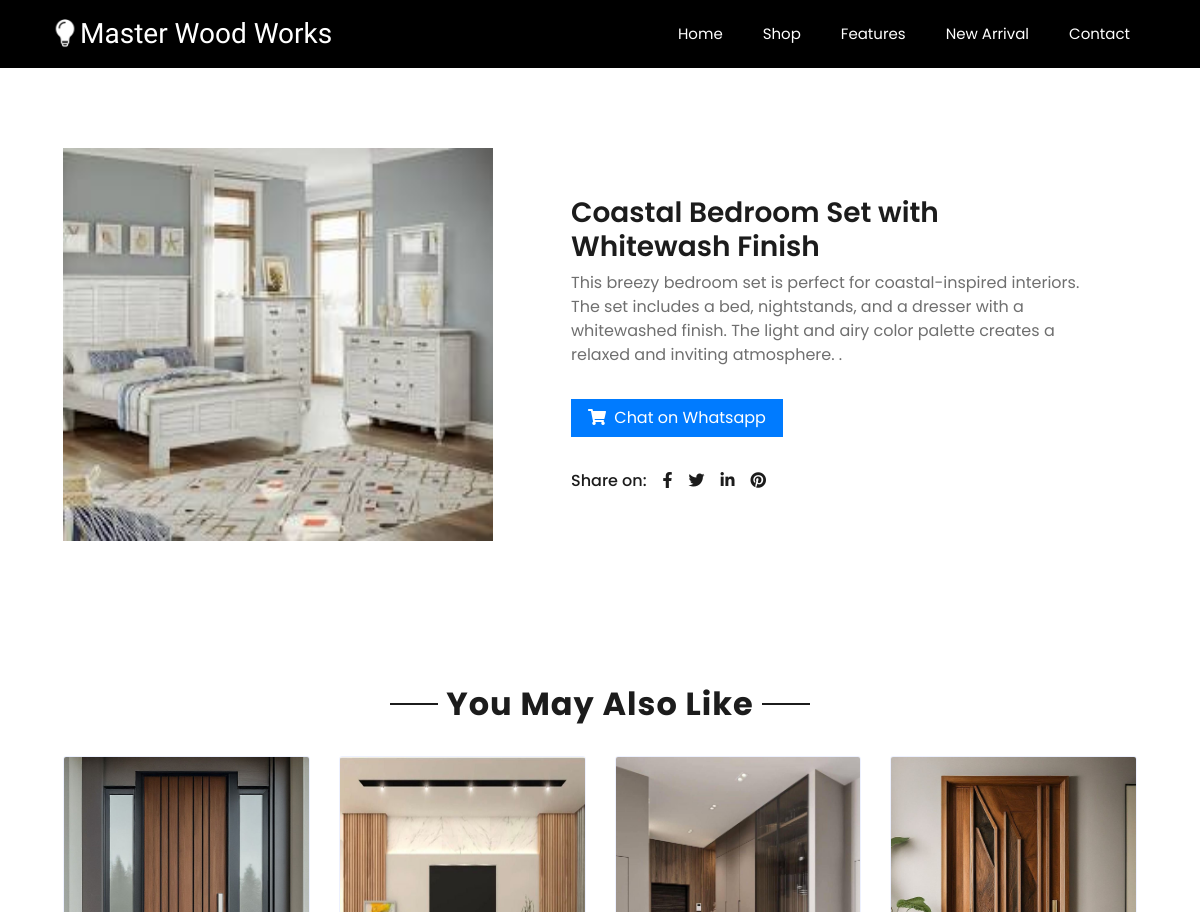
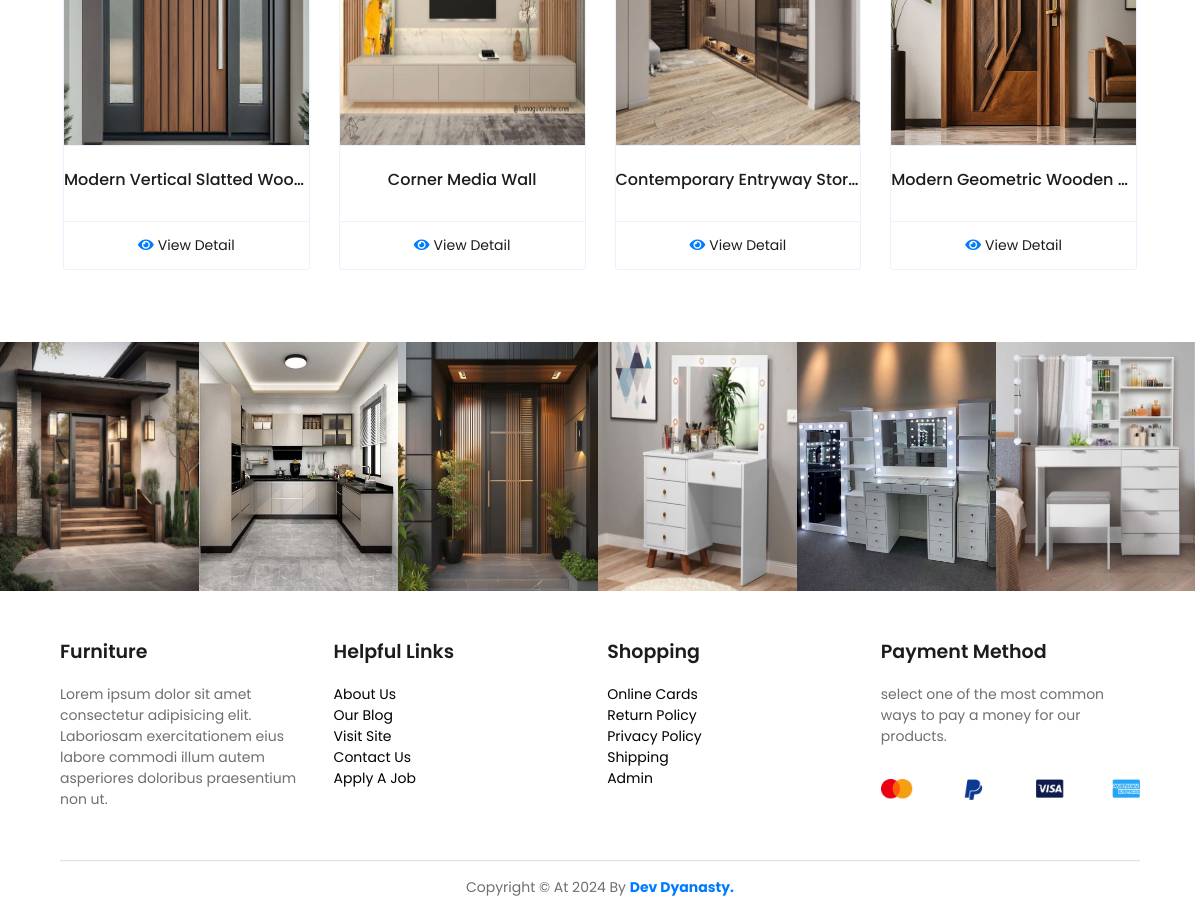
The app's page /detail.php?product_id=133 with its own data (2 pictures, top to bottom).
### tables this page shows
CREATE TABLE `product` (
  `id` int(11) NOT NULL,
  `p_name` varchar(255) DEFAULT NULL,
  `p_img` varchar(255) DEFAULT NULL,
  `p_category` varchar(255) DEFAULT NULL,
  `p_description` longtext DEFAULT NULL
);

### detail.php (the view, shortened to what this page needs)
<?php
include 'connect.php';
if (isset($_GET['product_id'])) {
    $product_id = $_GET['product_id'];
    $sql = "SELECT * FROM product WHERE id = '$product_id'";
    $result = mysqli_query($connection, $sql);
    $row = mysqli_fetch_assoc($result);
include 'header.php';
?>
<link rel="stylesheet" href="detail.css">
<link href="https://cdnjs.cloudflare.com/ajax/libs/font-awesome/5.10.0/css/all.min.css" rel="stylesheet" />
<link rel="stylesheet" href="https://cdnjs.cloudflare.com/ajax/libs/OwlCarousel2/2.3.4/assets/owl.carousel.css" />
<link rel="stylesheet" href="https://cdnjs.cloudflare.com/ajax/libs/OwlCarousel2/2.3.4/assets/owl.theme.default.css" />
<div class="container-fluid py-5" style="margin-top: 100px">
    <div class="row px-xl-5">
        <div class="col-lg-5 pb-5" style="max-height: 500px">
            <img class="w-100 h-100" src="product_img/<?php echo $row['p_img'] ?>" alt="Image" />
        </div>
        <div class="col-lg-7 pb-5 d-flex justify-content-center align-items-center">
            <div class="container-fluid p-5">
            <h3 class="font-weight-semi-bold"><?php echo $row['p_name'] ?> </h3>
            <p class="mb-4"><?php echo $row['p_description'] ?> .</p>
            <div class="d-flex align-items-center mb-4 pt-2">
                <a href=" https://wa.me/+923152027265" class="btn btn-primary px-3"><i class="fa fa-shopping-cart mr-1"></i> Chat on Whatsapp</a>
            </div>
            <div class="d-flex pt-2">
                <p class="text-dark font-weight-medium mb-0 mr-2">Share on:</p>
                <div class="d-inline-flex">
                    <a class="text-dark px-2" href="">
                        <i class="fab fa-facebook-f"></i>
                    </a>
                    <a class="text-dark px-2" href="">
                        <i class="fab fa-twitter"></i>
                    </a>
                    <a class="text-dark px-2" href="">
                        <i class="fab fa-linkedin-in"></i>
                    </a>
                    <a class="text-dark px-2" href="">
                        <i class="fab fa-pinterest"></i>
                    </a>
                </div>
            </div>
            </div>
        </div>
    </div>
</div>
<div class="container-fluid py-5">
    <div class="text-center mb-4">
        <h2 class="section-title px-5"><span class="px-2">You May Also Like</span></h2>
    </div>
    <div class="row px-xl-5">
        <div class="col">
            <div class="owl-carousel related-carousel">
                <?php
                $sql = "SELECT * FROM product ORDER BY RAND() LIMIT 8";
                $result = mysqli_query($connection, $sql);
                foreach($result as $row){
                ?>
                <div class="card product-item border-0">
                    <div class="card-header product-img position-relative overflow-hidden bg-transparent border p-0">
                        <img class="img-fluid w-100" style="height: 300px" src="product_img/<?php echo $row['p_img'] ?>" alt="" />
                    </div>
                    <div class="card-body border-left border-right text-center p-0 pt-4 pb-3">
                        <h6 class="text-truncate mb-3"><?php echo $row['p_name'] ?></h6>
                    </div>
                    <div class="card-footer d-flex justify-content-center bg-light border">
                        <a href="detail.php?product_id=<?php echo $row['id'] ?>" class="btn btn-sm text-dark p-0"><i class="fas fa-eye text-primary mr-1"></i>View Detail</a>
                    </div>
                </div>
                <?php
                }
                ?>
            </div>
        </div>
    </div>
</div>
<?php
include 'footer.php';
?>
<?php
}
?>

### main.css (style rules this page uses)
* { padding: 0px; margin: 0px; list-style: none; box-sizing: border-box; font-family: "Poppins", sans-serif; scroll-behavior: smooth; }
:root { --main-color: #007bff; }
html { scroll-behavior: smooth; }

### records on screen
product: p_img (picture), p_name "Coastal Bedroom Set with Whitewash Finish", p_description "This breezy bedroom set is perfect for coastal-inspired interiors. The set includes a bed, nightstands, and a dresser with a whitewashed finish. The light and airy color palette creates a relaxed and inviting atmosphere."
product: p_img (picture), p_name "Modern Vertical Slatted Woo…"
product: p_img (picture), p_name "Corner Media Wall"
product: p_img (picture), p_name "Contemporary Entryway Stor…"
product: p_img (picture), p_name "Modern Geometric Wooden…"
